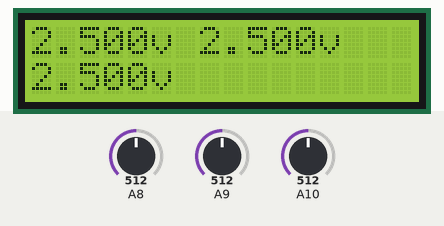
Bench run of a sketch on a simulated Arduino Mega 2560, built with avr-gcc and run on an emulated ATmega2560. On the bench: 16×2 character LCD. The inputs (shaded band) are chosen by the test bench; at power-on: A8 = 512, A9 = 512, A10 = 512. What the sketch prints to the serial monitor is not drawn.

Above: at 3.7 s.
3.8 s: A8 set to 716
At 7.5 s:
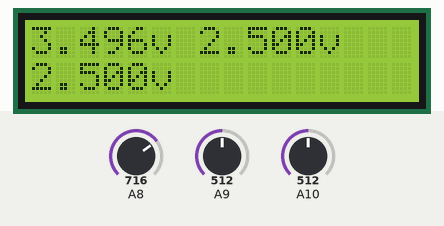
7.9 s: A9 set to 716
At 9.8 s:
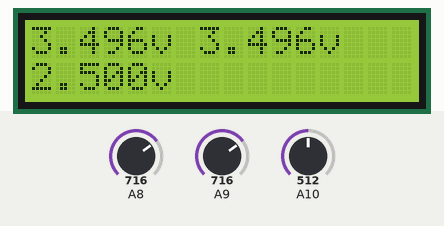
12.0 s: A10 set to 716
At 15.7 s:
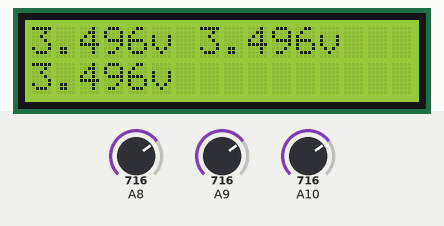
16.9 s: A8 set to 900
At 19.2 s:
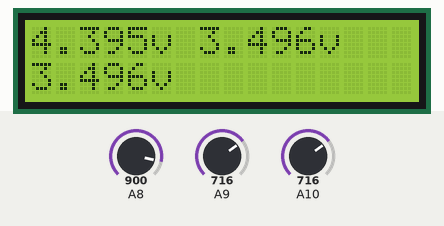
21.0 s: A9 set to 900
At 25.1 s:
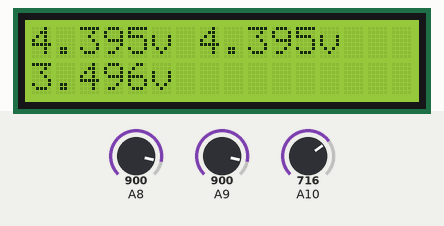
26.1 s: A10 set to 900
At 28.6 s:
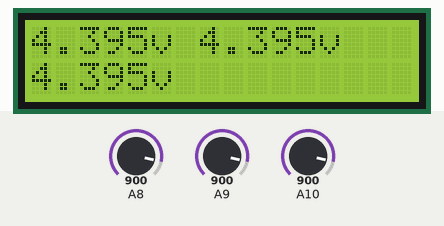
Timing chart, 0 to 30.1 s (numbered marks = the images above; inputs shaded):
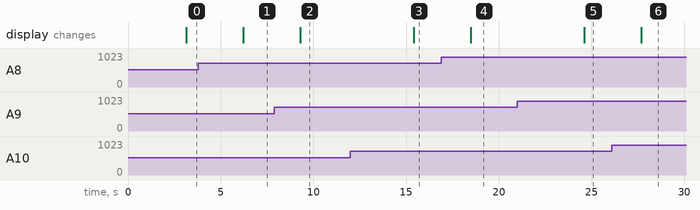

Measured:
- after the input at 3.8 s, the display: changes after 2.4 s (image 1)
- after the input at 7.9 s, the display: changes after 1.4 s (image 2)
- after the input at 12.0 s, the display: changes after 3.4 s (image 3)
- after the input at 16.9 s, the display: changes after 1.6 s (image 4)
- after the input at 21.0 s, the display: changes after 3.6 s (image 5)
- after the input at 26.1 s, the display: changes after 1.6 s (image 6)

The sketch:

ArduinoToPHP_SOLAR_RPI_0919_read.ino
```cpp
#include <SoftwareSerial.h>
#include <Wire.h> // I2C程式庫
#include <LiquidCrystal_I2C.h> // LCD_I2C模組程式庫
#include <LiquidCrystal.h>
#define baudrate   9600
#define rxpin      7
#define txpin      8

uint8_t readStatus = 0;

LiquidCrystal_I2C lcd(0x27, 16, 2);

unsigned long previousMillis = 0;        // will store last temp was read
const long interval = 2000;              // interval at which to read sensor

// v1-
float digitalValue1, digitalValue2, digitalValue3, v1, v2, v3;
float sun1, sun2, sun3;
char state = 1;
SoftwareSerial esp8266(rxpin, txpin); // RX, TX


void setup()
{
  Serial.begin(baudrate);
  //esp8266.begin(baudrate);
  Wire.begin();
  lcd.init();
  lcd.backlight();
  Serial.print("--------------------------------Start-------------------------------------\n");
  lcd.home();   //LCD歸零，清除所有內容
  lcd.clear();  //LCD歸零，清除所有內容
  //lcd.setCursor(0, 0);lcd.print("Wifi");
  //lcd.setCursor(0, 1);lcd.print("Connecting...");
  //sendDebug("AT+RST");
  delay(1000);
  //sendDebug("AT");
  //Loading("sent AT");
}

void loop(void)
{
  Serial.print("--------------------------------Start-------------------------------------\n");
  delay(1000);
  sendV1();
  sendsun1();
  sendV2();
  sendsun2();
  sendV3();
  sendsun3();
  delay(1000);
  //SentOnCloud( float(vol3), float(amp2), float(power), float(v1), float(sun1), float(v2), float(sun2), float(v3), float(sun3) );

  lcd.home();   //LCD歸零，清除所有內容
  lcd.clear();  //LCD歸零，清除所有內容
  lcd.setCursor(0, 0); // (colum, row)
  lcd.print( float(v1), 3);lcd.print("v ");lcd.print( float(v2), 3);lcd.print("v");
  lcd.setCursor(0, 1); // (colum, row)
  lcd.print( float(v3), 3);lcd.print("v");

  //if ( v1 < 0.80 ){
    //lcd.setCursor(0, 1); // (colum, row)
    //lcd.print( float(v1), 3);lcd.print("v ");lcd.print("0");lcd.print("Lux");
  //}else{
    //lcd.setCursor(0, 1); // (colum, row)
    //lcd.print( float(v1), 3);lcd.print("v ");lcd.print( float(sun1), 1);lcd.print("Lux");
  //}
  Serial.print("v1 : ");  Serial.println(v1, 3);
  Serial.print("sun1 : ");  Serial.println(sun1, 3);
  Serial.print("v2 : ");  Serial.println(v2, 3);
  Serial.print("sun2 : ");  Serial.println(sun2, 3);
  Serial.print("v3 : ");  Serial.println(v3, 3);
  Serial.print("sun3 : ");  Serial.println(sun3, 3);
  //Serial.println(digitalValue, 3);
  //Serial.println((digitalValue * 5.00)/1024.0);
  //digitalValuedigitalValue
  //Serial.println(amp1);
  delay(1000);
}


/*******************輻射計**************************/

void sendV1()
{
  digitalValue1 = analogRead(A8);// read the value from the analog channel
  v1 = (digitalValue1 * 5.00)/1024.00;
}
void sendsun1()
{
  v1 = (digitalValue1 * 5.00)/1024.00;
  sun1 = 125000.00*(125.00*(((v1/200.00*1000.00)-4.00)/1000.00));
}
void sendV2()
{
  digitalValue2 = analogRead(A9);// read the value from the analog channel
  v2 = (digitalValue2 * 5.00)/1024.00;
}
void sendsun2()
{
  v2 = (digitalValue2 * 5.00)/1024.00;
  sun2 = 125000.00*(125.00*(((v2/200.00*1000.00)-4.00)/1000.00));
}
void sendV3()
{
  digitalValue3 = analogRead(A10);  // read the value from the analog channel
  v3 = (digitalValue3 * 5.00)/1024.00;
}
void sendsun3()
{
  v3 = (digitalValue3 * 5.00)/1024.00;
  sun3 = 125000.00*(125.00*(((v2/200.00*1000.00)-4.00)/1000.00));
}
```
